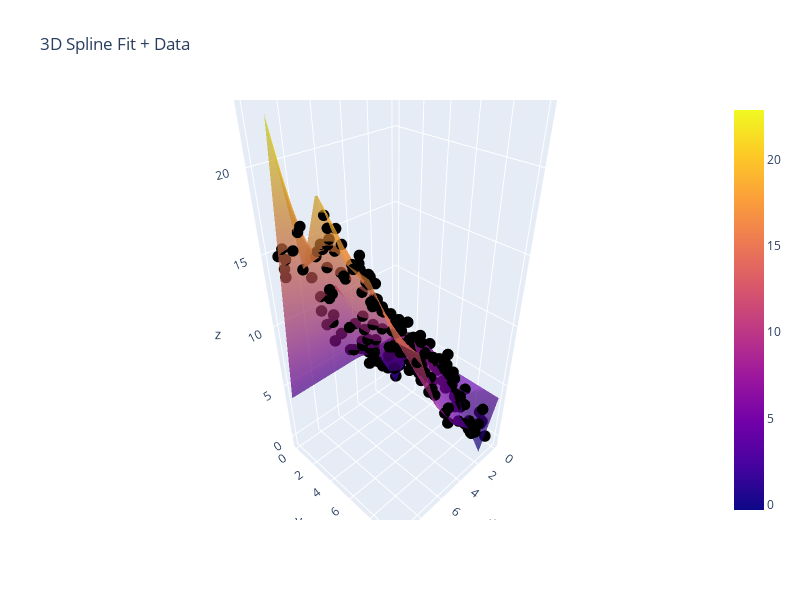

The notebook cell saved with this chart:
### Code cell
import plotly.graph_objects as go

# Prepare data
X_plot = Xg
Y_plot = Yg
Z_plot = grid_df['z_hat'].values.reshape(Xg.shape)

# Create 3D surface
fig = go.Figure()

fig.add_trace(go.Surface(
    x=X_plot, y=Y_plot, z=Z_plot,
    colorscale='Plasma', opacity=0.7,
    name='Fitted Surface'
))

# Add observed data points
fig.add_trace(go.Scatter3d(
    x=df['x'], y=df['y'], z=df['z'],
    mode='markers',
    marker=dict(size=4, color='black'),
    name='Observed Data'
))

fig.update_layout(
    title="3D Spline Fit + Data",
    scene=dict(
        xaxis_title='x',
        yaxis_title='y',
        zaxis_title='z',
    ),
    width=800,
    height=600
)

fig.show()

### Figure 1 — Plotly figure (JSON) as saved in the notebook; plotly's stock layout.template omitted (floating-point values rounded to 4 significant figures; data arrays with more than 128 entries replaced by an {"elided": "..."} marker saying what was removed)
{"data": [{"colorscale": [[0, "#0d0887"], [0.1111, "#46039f"], [0.2222, "#7201a8"], [0.3333, "#9c179e"], [0.4444, "#bd3786"], [0.5556, "#d8576b"], [0.6667, "#ed7953"], [0.7778, "#fb9f3a"], [0.8889, "#fdca26"], [1, "#f0f921"]], "name": "Fitted Surface", "opacity": 0.7, "type": "surface", "x": {"elided": "50x50 float values"}, "y": {"elided": "50x50 float values"}, "z": {"elided": "50x50 float values"}}, {"marker": {"color": "black", "size": 4}, "mode": "markers", "name": "Observed Data", "type": "scatter3d", "x": {"elided": "200 float values"}, "y": {"elided": "200 float values"}, "z": {"elided": "200 float values"}}], "layout": {"height": 600, "scene": {"xaxis": {"title": {"text": "x"}}, "yaxis": {"title": {"text": "y"}}, "zaxis": {"title": {"text": "z"}}}, "title": {"text": "3D Spline Fit + Data"}, "width": 800}}
